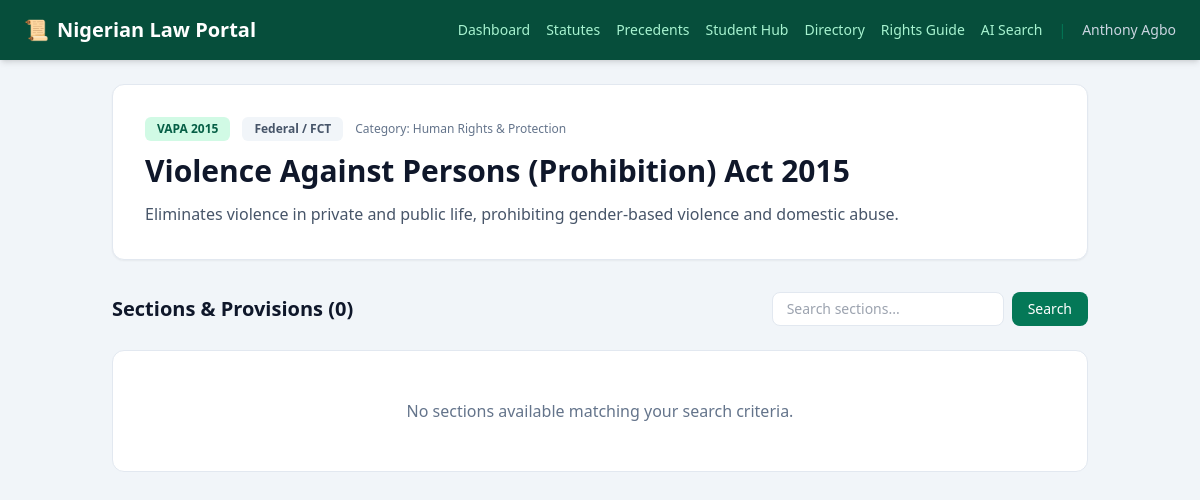
Page /laws/4 (signed in) on the committed database.
### app.py (models this page shows, shortened)
class User(UserMixin, db.Model):
    id = db.Column(db.Integer, primary_key=True)
    full_name = db.Column(db.String(100), nullable=False)
    email = db.Column(db.String(120), unique=True, nullable=False)
    password_hash = db.Column(db.String(256), nullable=False)

class Statute(db.Model):
    id = db.Column(db.Integer, primary_key=True)
    title = db.Column(db.String(255), nullable=False)       # e.g. "Constitution of the Federal Republic of Nigeria 1999"
    abbreviation = db.Column(db.String(20), nullable=False)   # e.g. "CFRN 1999"
    category = db.Column(db.String(100), nullable=False)   # e.g. "Constitutional Law", "Criminal Law"
    jurisdiction = db.Column(db.String(50), default="Federal") # Federal, Northern Nigeria, Southern Nigeria
    description = db.Column(db.Text, nullable=False)

### app.py (the view)
@app.route("/laws/<int:statute_id>")
@login_required
def statute_detail(statute_id):
    statute = db.session.get(Statute, statute_id)
    if not statute:
        flash("Statute not found.", "warning")
        return redirect(url_for("laws_directory"))
    section_query = request.args.get("q", "").strip()
    sections_query = StatuteSection.query.filter_by(statute_id=statute.id)
    if section_query:
        sections_query = sections_query.filter(
            (StatuteSection.section_number.ilike(f"%{section_query}%")) |
            (StatuteSection.title.ilike(f"%{section_query}%")) |
            (StatuteSection.content.ilike(f"%{section_query}%"))
        )
    sections = sections_query.all()
    return render_template(
        "statute_detail.html",
        statute=statute,
        sections=sections,
        section_query=section_query
    )

### app.py (called while the page is built)
@login_manager.user_loader
def load_user(user_id):
    return db.session.get(User, int(user_id))

### templates/statute_detail.html (shortened to what this page needs)
<!DOCTYPE html>
<html lang="en">
<head>
    <script src="https://cdn.tailwindcss.com"></script>
</head>
<body class="bg-slate-100 font-sans text-slate-800 min-h-screen">
    <nav class="bg-emerald-900 text-white p-4 shadow-md sticky top-0 z-50">
        <div class="max-w-6xl mx-auto flex justify-between items-center">
            <a href="/dashboard" class="text-xl font-bold flex items-center gap-2">
                <span>📜</span> Nigerian Law Portal
            </a>
            <div class="flex items-center gap-4 text-sm overflow-x-auto">
                <a href="/dashboard" class="text-emerald-200 hover:text-white transition-colors">Dashboard</a>
                <a href="/laws" class="text-emerald-200 hover:text-white transition-colors">Statutes</a>
                <a href="/cases" class="text-emerald-200 hover:text-white transition-colors">Precedents</a>
                <a href="/student-hub" class="text-emerald-200 hover:text-white transition-colors">Student Hub</a>
                <a href="/directory" class="text-emerald-200 hover:text-white transition-colors">Directory</a>
                <a href="/rights-guide" class="text-emerald-200 hover:text-white transition-colors">Rights Guide</a>
                <a href="/ai-search" class="text-emerald-200 hover:text-white transition-colors">AI Search</a>
                <span class="text-emerald-700 hidden sm:inline">|</span>
                <span class="text-slate-300 hidden md:inline">{{ current_user.full_name }}</span>
            </div>
        </div>
    </nav>
    <main class="max-w-5xl mx-auto p-6">
        <div class="bg-white rounded-xl shadow-sm border border-slate-200 p-8 mb-8">
            <div class="flex items-center gap-3 mb-3 flex-wrap">
                <span class="bg-emerald-100 text-emerald-800 text-xs font-bold px-3 py-1 rounded-md">
                    {{ statute.abbreviation }}
                </span>
                <span class="bg-slate-100 text-slate-600 text-xs font-semibold px-3 py-1 rounded-md">
                    {{ statute.jurisdiction }}
                </span>
                <span class="text-xs text-slate-500 font-medium">
                    Category: {{ statute.category }}
                </span>
            </div>
            <h1 class="text-2xl md:text-3xl font-bold text-slate-900 leading-tight mb-3">
                {{ statute.title }}
            </h1>
            <p class="text-slate-600 leading-relaxed">
                {{ statute.description }}
            </p>
        </div>
        <div class="flex justify-between items-center mb-6">
            <h2 class="text-xl font-bold text-slate-900">
                Sections & Provisions ({{ sections|length }})
            </h2>
            <form action="/laws/{{ statute.id }}" method="GET" class="flex gap-2">
                <input type="text" name="q" value="{{ section_query }}"
                    placeholder="Search sections..."
                    class="px-3.5 py-1.5 border border-slate-200 rounded-lg focus:ring-2 focus:ring-emerald-500 outline-none text-sm bg-white">
                <button type="submit" class="bg-emerald-700 hover:bg-emerald-800 text-white px-4 py-1.5 rounded-lg text-sm font-medium transition-colors">
                    Search
                </button>
            </form>
        </div>
        {% if sections %}
            <div class="space-y-4">
                {% for section in sections %}
                    <div class="bg-white rounded-xl shadow-sm border border-slate-200 p-6 hover:border-emerald-300 transition-colors">
                        <div class="flex items-center justify-between mb-2">
                            <span class="text-sm font-bold text-emerald-800 bg-emerald-50 border border-emerald-200 px-2.5 py-0.5 rounded">
                                {{ section.section_number }}
                            </span>
                            {% if section.title %}
                                <h3 class="text-base font-bold text-slate-900 flex-1 ml-3">
                                    {{ section.title }}
                                </h3>
                            {% endif %}
                        </div>
                        <p class="text-slate-700 text-sm leading-relaxed mt-3 whitespace-pre-line">
                            {{ section.content }}
                        </p>
                        {% if section.cases %}
                            <div class="mt-4 pt-4 border-t border-slate-100">
                                <h4 class="text-xs font-bold text-slate-500 uppercase tracking-wider mb-2 flex items-center gap-1">
                                    <span>⚖️</span> Judicial Precedents & Decided Cases
                                </h4>
                                <div class="space-y-2">
                                    {% for case in section.cases %}
                                        <div class="bg-slate-50 p-3 rounded-lg border border-slate-200 text-xs">
                                            <div class="flex justify-between items-center">
                                                <span class="font-bold text-slate-900">{{ case.title }}</span>
                                                <span class="text-emerald-800 font-semibold">{{ case.citation }}</span>
                                            </div>
                                            <p class="text-slate-600 mt-1 italic"><strong>Ratio:</strong> {{ case.ratio_decidendi }}</p>
                                        </div>
                                    {% endfor %}
                                </div>
                            </div>
                        {% endif %}
                        <div class="mt-4 pt-3 border-t border-slate-100 flex justify-end gap-2">
                            <form action="/ai-search" method="POST" class="inline">
                                <input type="hidden" name="user_query" value="Explain {{ statute.abbreviation }} {{ section.section_number }} ({{ section.title or '' }}) and its real-world application in Nigeria.">
                                <input type="hidden" name="mode" value="legal">
                                <button type="submit" class="text-xs bg-emerald-50 hover:bg-emerald-100 text-emerald-800 font-semibold px-3 py-1.5 rounded-lg border border-emerald-200 transition-colors flex items-center gap-1">
                                    <span>🤖</span> AI Legal Analysis
                                </button>
                            </form>
                            <form action="/ai-search" method="POST" class="inline">
                                <input type="hidden" name="user_query" value="Explain {{ statute.abbreviation }} {{ section.section_number }} in simple, plain English for a citizen.">
                                <input type="hidden" name="mode" value="plain_english">
                                <button type="submit" class="text-xs bg-slate-50 hover:bg-slate-100 text-slate-700 font-semibold px-3 py-1.5 rounded-lg border border-slate-200 transition-colors flex items-center gap-1">
                                    <span>🛡️</span> Plain English Guide
                                </button>
                            </form>
                        </div>
                    </div>
                {% endfor %}
            </div>
        {% else %}
            <div class="bg-white rounded-xl border border-slate-200 p-12 text-center">
                <p class="text-slate-500 font-medium">No sections available matching your search criteria.</p>
            </div>
        {% endif %}
    </main>
</body>
</html>

### rows in the picture
User: full_name "Anthony Agbo"
Statute: abbreviation "VAPA 2015", jurisdiction "Federal / FCT", category "Human Rights & Protection", title "Violence Against Persons (Prohibition) Act 2015", description "Eliminates violence in private and public life, prohibiting gender-based violence and domestic abuse."

### other values in the picture
{{ sections|length }} "0"
